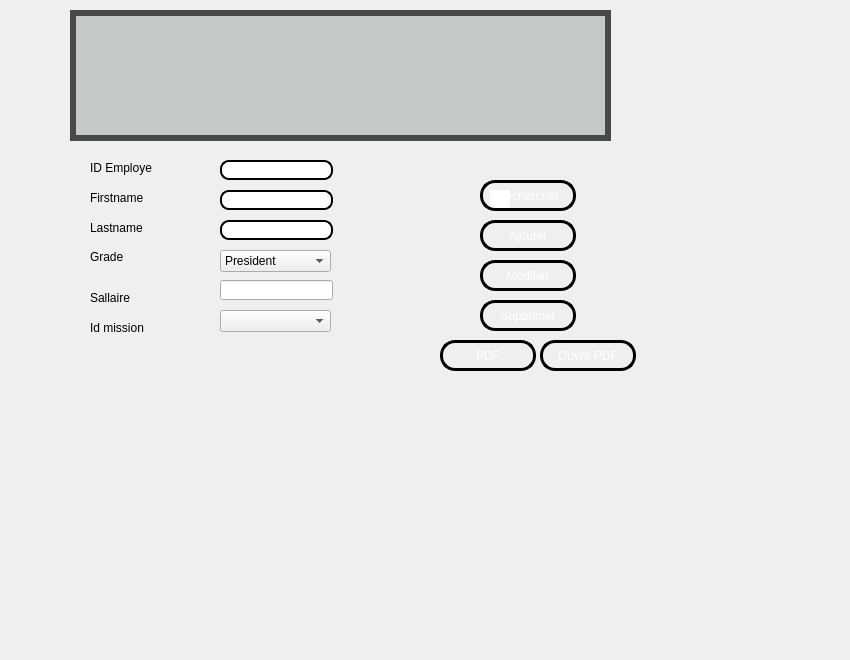
      <widget class="QWidget" name="tab_2">
       <attribute name="title">
        <string>Gestion Employe</string>
       </attribute>
       <widget class="QTableView" name="tabchambre">
        <property name="geometry">
         <rect>
          <x>70</x>
          <y>10</y>
          <width>541</width>
          <height>131</height>
         </rect>
        </property>
        <property name="styleSheet">
         <string notr="true">QWidget {
    background-color: #c4c9c7;
    color: #000000;
}
QTableView{border: 6px solid #454947 ; /*other code about padding background stc*/ ;}
QHeaderView::section {
    background-color: #c4c9c7;
    padding: 4px;
    border: 1px solid #000000;
    font-size: 8pt;
}

QTableWidget {
    gridline-color: #c4c9c7;
    font-size: 9pt;
}

QTableWidget QTableCornerButton::section {
    background-color: #c4c9c7;
    border: 1px solid #000000;
}</string>
        </property>
       </widget>
       <widget class="QPushButton" name="pb_ajouter">
        <property name="geometry">
         <rect>
          <x>480</x>
          <y>220</y>
          <width>96</width>
          <height>31</height>
         </rect>
        </property>
        <property name="styleSheet">
         <string notr="true">QPushButton {
color: #ffffff;
border: 3px solid #010203;
font: 8pt &quot;MS Reference Sans Serif&quot;;
border-radius: 15px;
padding: 5px;
background: qradialgradient(cx: 0.3, cy: -0.4,
fx: 0.3, fy: -0.4,
radius: 3, stop: 0 #010203, stop: 1 #c4c9c7);
min-width: 80px;
}

QPushButton:hover {
background: qradialgradient(cx: 0.3, cy: -0.4,
fx: 0.3, fy: -0.4,
radius: 3, stop: 0 #010203, stop: 1 #010203);
}

 QPushButton:pressed {
background: qradialgradient(cx: 0.4, cy: -0.1,
fx: 0.4, fy: -0.1,
radius: 3, stop: 0 #c4c9c7, stop: 1 #c4c9c7);
}</string>
        </property>
        <property name="text">
         <string>Ajouter</string>
        </property>
       </widget>
       <widget class="QLabel" name="label_2">
        <property name="geometry">
         <rect>
          <x>90</x>
          <y>190</y>
          <width>101</width>
          <height>16</height>
         </rect>
        </property>
        <property name="styleSheet">
         <string notr="true">QLabel{
Font-size: 15px;
color: white

};

</string>
        </property>
        <property name="text">
         <string>Firstname</string>
        </property>
       </widget>
       <widget class="QLineEdit" name="lineEdit_num">
        <property name="geometry">
         <rect>
          <x>220</x>
          <y>160</y>
          <width>113</width>
          <height>20</height>
         </rect>
        </property>
        <property name="styleSheet">
         <string notr="true">QLineEdit
{
border-radius:9px;
border: 2px solid #000000;
background: qradialgradient(cx: 0.3, cy: -0.4,
fx: 0.0, fy: -0.0,
radius: 1.89, stop: 0 #ffffff, stop: 1 #999);
}</string>
        </property>
       </widget>
       <widget class="QLabel" name="label">
        <property name="geometry">
         <rect>
          <x>90</x>
          <y>160</y>
          <width>81</width>
          <height>16</height>
         </rect>
        </property>
        <property name="styleSheet">
         <string notr="true">QLabel{
Font-size: 15px;
color: white

};

</string>
        </property>
        <property name="text">
         <string>ID Employe</string>
        </property>
       </widget>
       <widget class="QPushButton" name="pb_supprimer">
        <property name="geometry">
         <rect>
          <x>480</x>
          <y>300</y>
          <width>96</width>
          <height>31</height>
         </rect>
        </property>
        <property name="styleSheet">
         <string notr="true">QPushButton {
color: #ffffff;
border: 3px solid #010203;
font: 8pt &quot;MS Reference Sans Serif&quot;;
border-radius: 15px;
padding: 5px;
background: qradialgradient(cx: 0.3, cy: -0.4,
fx: 0.3, fy: -0.4,
radius: 3, stop: 0 #010203, stop: 1 #c4c9c7);
min-width: 80px;
}

QPushButton:hover {
background: qradialgradient(cx: 0.3, cy: -0.4,
fx: 0.3, fy: -0.4,
radius: 3, stop: 0 #010203, stop: 1 #010203);
}

 QPushButton:pressed {
background: qradialgradient(cx: 0.4, cy: -0.1,
fx: 0.4, fy: -0.1,
radius: 3, stop: 0 #c4c9c7, stop: 1 #c4c9c7);
}</string>
        </property>
        <property name="text">
         <string>Supprimer</string>
        </property>
       </widget>
       <widget class="QPushButton" name="pb_modifier">
        <property name="geometry">
         <rect>
          <x>480</x>
          <y>260</y>
          <width>96</width>
          <height>31</height>
         </rect>
        </property>
        <property name="styleSheet">
         <string notr="true">QPushButton {
color: #ffffff;
border: 3px solid #010203;
font: 8pt &quot;MS Reference Sans Serif&quot;;
border-radius: 15px;
padding: 5px;
background: qradialgradient(cx: 0.3, cy: -0.4,
fx: 0.3, fy: -0.4,
radius: 3, stop: 0 #010203, stop: 1 #c4c9c7);
min-width: 80px;
}

QPushButton:hover {
background: qradialgradient(cx: 0.3, cy: -0.4,
fx: 0.3, fy: -0.4,
radius: 3, stop: 0 #010203, stop: 1 #010203);
}

 QPushButton:pressed {
background: qradialgradient(cx: 0.4, cy: -0.1,
fx: 0.4, fy: -0.1,
radius: 3, stop: 0 #c4c9c7, stop: 1 #c4c9c7);
}</string>
        </property>
        <property name="text">
         <string>Modifier</string>
        </property>
       </widget>
       <widget class="QPushButton" name="pb_rechercher">
        <property name="geometry">
         <rect>
          <x>480</x>
          <y>180</y>
          <width>96</width>
          <height>31</height>
         </rect>
        </property>
        <property name="styleSheet">
         <string notr="true">QPushButton {
color: #ffffff;
border: 3px solid #010203;
font: 8pt &quot;MS Reference Sans Serif&quot;;
border-radius: 15px;
padding: 5px;
background: qradialgradient(cx: 0.3, cy: -0.4,
fx: 0.3, fy: -0.4,
radius: 3, stop: 0 #010203, stop: 1 #c4c9c7);
min-width: 80px;
}

QPushButton:hover {
background: qradialgradient(cx: 0.3, cy: -0.4,
fx: 0.3, fy: -0.4,
radius: 3, stop: 0 #010203, stop: 1 #010203);
}

 QPushButton:pressed {
background: qradialgradient(cx: 0.4, cy: -0.1,
fx: 0.4, fy: -0.1,
radius: 3, stop: 0 #c4c9c7, stop: 1 #c4c9c7);
}</string>
        </property>
        <property name="text">
         <string>Rechercher</string>
        </property>
       </widget>
       <widget class="QLineEdit" name="lineEdit_idservice">
        <property name="geometry">
         <rect>
          <x>220</x>
          <y>280</y>
          <width>113</width>
          <height>20</height>
         </rect>
        </property>
        <property name="text">
         <string/>
        </property>
       </widget>
       <widget class="QLabel" name="label_4">
        <property name="geometry">
         <rect>
          <x>90</x>
          <y>290</y>
          <width>91</width>
          <height>16</height>
         </rect>
        </property>
        <property name="styleSheet">
         <string notr="true">QLabel{
Font-size: 15px;
color: white

};

</string>
        </property>
        <property name="text">
         <string>Sallaire</string>
        </property>
       </widget>
       <widget class="QLineEdit" name="lineEdit_disponibilite">
        <property name="geometry">
         <rect>
          <x>490</x>
          <y>190</y>
          <width>20</width>
          <height>20</height>
         </rect>
        </property>
        <property name="styleSheet">
         <string notr="true">QLineEdit{
background-color: transparent;
border-image: url(:off.png);
background: none;
border: none;
background-repeat: none;
}</string>
        </property>
       </widget>
       <widget class="QLabel" name="label_11">
        <property name="geometry">
         <rect>
          <x>90</x>
          <y>320</y>
          <width>71</width>
          <height>16</height>
         </rect>
        </property>
        <property name="text">
         <string>Id mission</string>
        </property>
       </widget>
       <widget class="QComboBox" name="comboBox">
        <property name="geometry">
         <rect>
          <x>220</x>
          <y>310</y>
          <width>111</width>
          <height>22</height>
         </rect>
        </property>
       </widget>
       <widget class="QComboBox" name="comboBox_2">
        <property name="geometry">
         <rect>
          <x>220</x>
          <y>250</y>
          <width>111</width>
          <height>22</height>
         </rect>
        </property>
        <property name="styleSheet">
         <string notr="true">QLineEdit
{
border-radius:9px;
border: 2px solid #000000;
background: qradialgradient(cx: 0.3, cy: -0.4,
fx: 0.0, fy: -0.0,
radius: 1.89, stop: 0 #ffffff, stop: 1 #999);
}</string>
        </property>
        <item>
         <property name="text">
          <string>President</string>
         </property>
        </item>
        <item>
         <property name="text">
          <string>sous-pres</string>
         </property>
        </item>
        <item>
         <property name="text">
          <string>employe</string>
         </property>
        </item>
       </widget>
       <widget class="QLabel" name="label_3">
        <property name="geometry">
         <rect>
          <x>90</x>
          <y>220</y>
          <width>181</width>
          <height>16</height>
         </rect>
        </property>
        <property name="styleSheet">
         <string notr="true">QLabel{
Font-size: 15px;
color: white

};

</string>
        </property>
        <property name="text">
         <string>Lastname</string>
        </property>
       </widget>
       <widget class="QLabel" name="label_8">
        <property name="geometry">
         <rect>
          <x>90</x>
          <y>250</y>
          <width>47</width>
          <height>13</height>
         </rect>
        </property>
        <property name="styleSheet">
         <string notr="true">QLabel{
Font-size: 15px;
color: white

};

</string>
        </property>
        <property name="text">
         <string>Grade</string>
        </property>
       </widget>
       <widget class="QLineEdit" name="lineEdit_num_2">
        <property name="geometry">
         <rect>
          <x>220</x>
          <y>220</y>
          <width>113</width>
          <height>20</height>
         </rect>
        </property>
        <property name="styleSheet">
         <string notr="true">QLineEdit
{
border-radius:9px;
border: 2px solid #000000;
background: qradialgradient(cx: 0.3, cy: -0.4,
fx: 0.0, fy: -0.0,
radius: 1.89, stop: 0 #ffffff, stop: 1 #999);
}</string>
        </property>
       </widget>
       <widget class="QLineEdit" name="lineEdit_num_3">
        <property name="geometry">
         <rect>
          <x>220</x>
          <y>190</y>
          <width>113</width>
          <height>20</height>
         </rect>
        </property>
        <property name="styleSheet">
         <string notr="true">QLineEdit
{
border-radius:9px;
border: 2px solid #000000;
background: qradialgradient(cx: 0.3, cy: -0.4,
fx: 0.0, fy: -0.0,
radius: 1.89, stop: 0 #ffffff, stop: 1 #999);
}</string>
        </property>
       </widget>
       <widget class="QLabel" name="label_9">
        <property name="geometry">
         <rect>
          <x>-10</x>
          <y>-200</y>
          <width>841</width>
          <height>651</height>
         </rect>
        </property>
        <property name="styleSheet">
         <string notr="true">border-image: url(C:/Users/MY HP/Desktop/QT/5edma avec metier sans intg/Crud employe,mission/projet2020/malek/jribidesign.png);

</string>
        </property>
        <property name="text">
         <string/>
        </property>
       </widget>
       <widget class="QPushButton" name="pb_supprimer_3">
        <property name="geometry">
         <rect>
          <x>440</x>
          <y>340</y>
          <width>96</width>
          <height>31</height>
         </rect>
        </property>
        <property name="styleSheet">
         <string notr="true">QPushButton {
color: #ffffff;
border: 3px solid #010203;
font: 8pt &quot;MS Reference Sans Serif&quot;;
border-radius: 15px;
padding: 5px;
background: qradialgradient(cx: 0.3, cy: -0.4,
fx: 0.3, fy: -0.4,
radius: 3, stop: 0 #010203, stop: 1 #c4c9c7);
min-width: 80px;
}

QPushButton:hover {
background: qradialgradient(cx: 0.3, cy: -0.4,
fx: 0.3, fy: -0.4,
radius: 3, stop: 0 #010203, stop: 1 #010203);
}

 QPushButton:pressed {
background: qradialgradient(cx: 0.4, cy: -0.1,
fx: 0.4, fy: -0.1,
radius: 3, stop: 0 #c4c9c7, stop: 1 #c4c9c7);
}</string>
        </property>
        <property name="text">
         <string>PDF</string>
        </property>
       </widget>
       <widget class="QPushButton" name="pb_supprimer_4">
        <property name="geometry">
         <rect>
          <x>540</x>
          <y>340</y>
          <width>96</width>
          <height>31</height>
         </rect>
        </property>
        <property name="styleSheet">
         <string notr="true">QPushButton {
color: #ffffff;
border: 3px solid #010203;
font: 8pt &quot;MS Reference Sans Serif&quot;;
border-radius: 15px;
padding: 5px;
background: qradialgradient(cx: 0.3, cy: -0.4,
fx: 0.3, fy: -0.4,
radius: 3, stop: 0 #010203, stop: 1 #c4c9c7);
min-width: 80px;
}

QPushButton:hover {
background: qradialgradient(cx: 0.3, cy: -0.4,
fx: 0.3, fy: -0.4,
radius: 3, stop: 0 #010203, stop: 1 #010203);
}

 QPushButton:pressed {
background: qradialgradient(cx: 0.4, cy: -0.1,
fx: 0.4, fy: -0.1,
radius: 3, stop: 0 #c4c9c7, stop: 1 #c4c9c7);
}</string>
        </property>
        <property name="text">
         <string>Ouvrir PDF</string>
        </property>
       </widget>
       <widget class="QLabel" name="label_16">
        <property name="geometry">
         <rect>
          <x>-10</x>
          <y>2</y>
          <width>761</width>
          <height>441</height>
         </rect>
        </property>
        <property name="styleSheet">
         <string notr="true">border-image: url(C:/Users/Dali/Desktop/Crud Offre,Candidats/projet2020/malek/dalu.png);


</string>
        </property>
        <property name="text">
         <string/>
        </property>
       </widget>
       <widget class="QLabel" name="label_18">
        <property name="geometry">
         <rect>
          <x>0</x>
          <y>-8</y>
          <width>741</width>
          <height>441</height>
         </rect>
        </property>
        <property name="styleSheet">
         <string notr="true">border-image: url(C:/Users/Dali/Desktop/Crud employe,mission/projet2021/jribi/dalu.png);</string>
        </property>
        <property name="text">
         <string/>
        </property>
       </widget>
       <zorder>label_18</zorder>
       <zorder>label_16</zorder>
       <zorder>label_9</zorder>
       <zorder>lineEdit_disponibilite</zorder>
       <zorder>tabchambre</zorder>
       <zorder>pb_ajouter</zorder>
       <zorder>label_2</zorder>
       <zorder>lineEdit_num</zorder>
       <zorder>label</zorder>
       <zorder>pb_supprimer</zorder>
       <zorder>pb_modifier</zorder>
       <zorder>pb_rechercher</zorder>
       <zorder>lineEdit_idservice</zorder>
       <zorder>label_4</zorder>
       <zorder>label_11</zorder>
       <zorder>comboBox</zorder>
       <zorder>comboBox_2</zorder>
       <zorder>label_3</zorder>
       <zorder>label_8</zorder>
       <zorder>lineEdit_num_2</zorder>
       <zorder>lineEdit_num_3</zorder>
       <zorder>pb_supprimer_3</zorder>
       <zorder>pb_supprimer_4</zorder>
      </widget>
